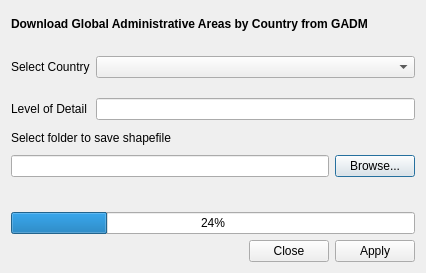
<?xml version="1.0" encoding="UTF-8"?>
<ui version="4.0">
 <class>hcmgis_gadm_form</class>
 <widget class="QDialog" name="hcmgis_gadm_form">
  <property name="windowModality">
   <enum>Qt::ApplicationModal</enum>
  </property>
  <property name="enabled">
   <bool>true</bool>
  </property>
  <property name="geometry">
   <rect>
    <x>0</x>
    <y>0</y>
    <width>426</width>
    <height>273</height>
   </rect>
  </property>
  <property name="mouseTracking">
   <bool>false</bool>
  </property>
  <property name="windowTitle">
   <string>Download GADM Data by Country</string>
  </property>
  <layout class="QVBoxLayout" name="verticalLayout">
   <item>
    <layout class="QGridLayout" name="gridLayout">
     <property name="verticalSpacing">
      <number>20</number>
     </property>
     <item row="0" column="0" colspan="2">
      <widget class="QLabel" name="label">
       <property name="font">
        <font>
         <weight>75</weight>
         <bold>true</bold>
        </font>
       </property>
       <property name="text">
        <string>Download Global Administrative Areas by Country from GADM</string>
       </property>
      </widget>
     </item>
     <item row="2" column="0">
      <widget class="QLabel" name="label_2">
       <property name="text">
        <string>Level of Detail</string>
       </property>
      </widget>
     </item>
     <item row="1" column="1">
      <widget class="QComboBox" name="cboCountry"/>
     </item>
     <item row="1" column="0">
      <widget class="QLabel" name="label_3">
       <property name="text">
        <string>Select Country</string>
       </property>
      </widget>
     </item>
     <item row="2" column="1">
      <widget class="QLineEdit" name="LinLOD">
       <property name="readOnly">
        <bool>true</bool>
       </property>
      </widget>
     </item>
    </layout>
   </item>
   <item>
    <layout class="QGridLayout" name="gridLayout_2">
     <item row="1" column="0">
      <widget class="QLineEdit" name="LinOutputFolder">
       <property name="readOnly">
        <bool>true</bool>
       </property>
      </widget>
     </item>
     <item row="1" column="1">
      <widget class="QPushButton" name="BtnOutputFolder">
       <property name="text">
        <string>Browse...</string>
       </property>
      </widget>
     </item>
     <item row="0" column="0" colspan="2">
      <widget class="QLabel" name="Label">
       <property name="text">
        <string>Select folder to save shapefile</string>
       </property>
      </widget>
     </item>
     <item row="3" column="0" colspan="2">
      <widget class="QProgressBar" name="status">
       <property name="value">
        <number>24</number>
       </property>
      </widget>
     </item>
     <item row="2" column="0" colspan="2">
      <widget class="QLabel" name="LblStatus">
       <property name="text">
        <string/>
       </property>
      </widget>
     </item>
    </layout>
   </item>
   <item>
    <widget class="QDialogButtonBox" name="BtnApplyClose">
     <property name="standardButtons">
      <set>QDialogButtonBox::Apply|QDialogButtonBox::Close</set>
     </property>
    </widget>
   </item>
  </layout>
 </widget>
 <resources/>
 <connections>
  <connection>
   <sender>BtnApplyClose</sender>
   <signal>accepted()</signal>
   <receiver>hcmgis_gadm_form</receiver>
   <slot>accept()</slot>
   <hints>
    <hint type="sourcelabel">
     <x>251</x>
     <y>272</y>
    </hint>
    <hint type="destinationlabel">
     <x>169</x>
     <y>143</y>
    </hint>
   </hints>
  </connection>
  <connection>
   <sender>BtnApplyClose</sender>
   <signal>rejected()</signal>
   <receiver>hcmgis_gadm_form</receiver>
   <slot>reject()</slot>
   <hints>
    <hint type="sourcelabel">
     <x>251</x>
     <y>272</y>
    </hint>
    <hint type="destinationlabel">
     <x>169</x>
     <y>143</y>
    </hint>
   </hints>
  </connection>
 </connections>
</ui>
